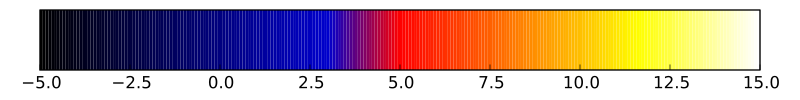

Here is the Python script that generated this plot:
from gammapy.image import colormap_hess
vmin, vmax, vtransition = -5, 15, 5
cmap = colormap_hess(vmin=vmin, vmax=vmax, vtransition=vtransition)

# This is how to plot a colorbar only with matplotlib
# http://matplotlib.org/examples/api/colorbar_only.html
import matplotlib.pyplot as plt
from matplotlib.colorbar import ColorbarBase
from matplotlib.colors import Normalize
norm = Normalize(vmin, vmax)
fig = plt.figure(figsize=(8, 1))
fig.add_axes([0.05, 0.3, 0.9, 0.6])
ColorbarBase(plt.gca(), cmap, norm, orientation='horizontal')
plt.show()
